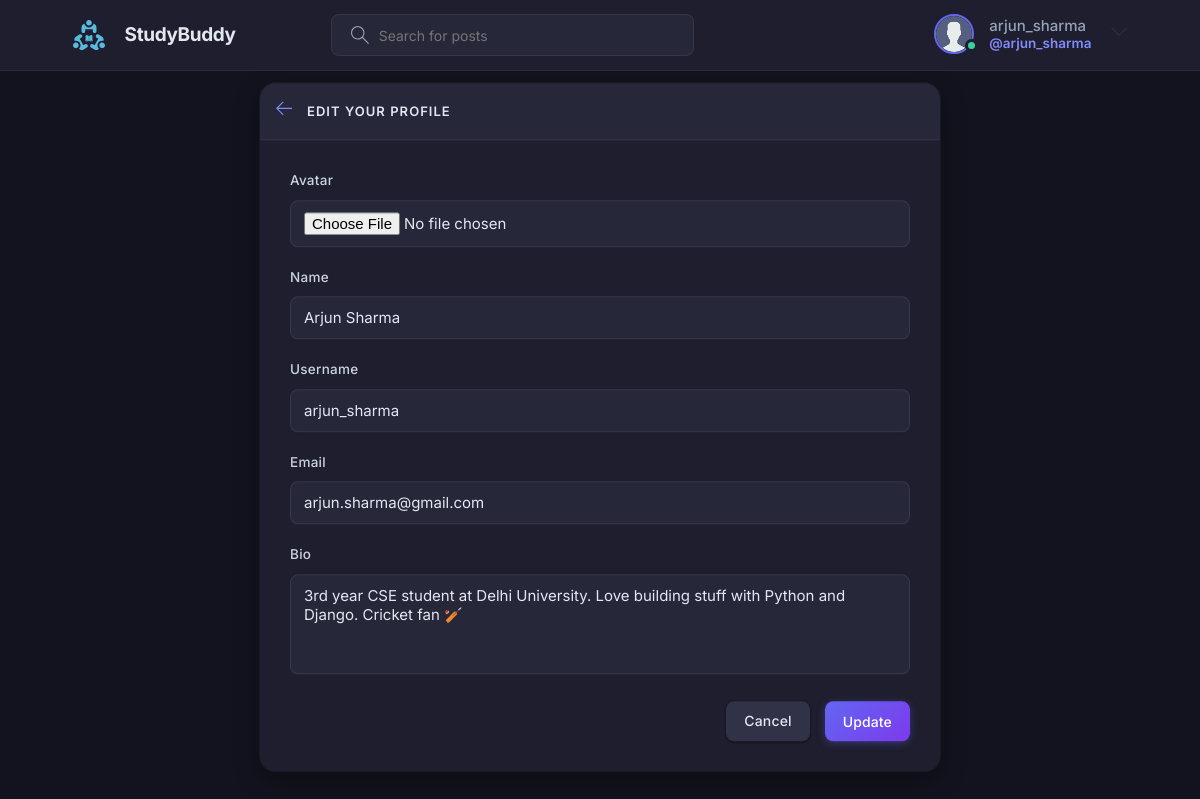
The page /update-user/ (signed in) on the database its author committed.
### base/models.py (models this page shows)
class User(AbstractUser):
    name = models.CharField(max_length=200, null=True)
    email = models.EmailField(unique=True, null=True)
    bio = models.TextField(null=True)
    avatar = models.ImageField(null=True, default="avatar.svg")
    USERNAME_FIELD = 'email'
    REQUIRED_FIELDS = []

### base/views.py (the view)
# urls.py: path('update-user/', views.updateUser, name="update-user"),
@login_required(login_url='login')
def updateUser(request):
    user = request.user
    form = UserForm(instance=user)
    if request.method == 'POST':
        form = UserForm(request.POST, request.FILES, instance=user)
        if form.is_valid():
            form.save()
            return redirect('user-profile', pk=user.id)
    return render(request, 'base/update-user.html', {'form': form})

### base/forms.py
class UserForm(ModelForm):
    class Meta:
        model = User
        fields = ['avatar', 'name', 'username', 'email', 'bio']
        widgets = {
            'name': TextInput(attrs={'placeholder': 'Display name...'}),
            'username': TextInput(attrs={'placeholder': 'Username...'}),
            'email': EmailInput(attrs={'placeholder': 'Email address...'}),
            'bio': Textarea(attrs={'placeholder': 'Tell us about yourself...'}),
            'avatar': FileInput(),
        }
    def __init__(self, *args, **kwargs):
        super().__init__(*args, **kwargs)
        for field in self.fields.values():
            field.widget.attrs.update({'class': 'form__input'})

### base/templates/base/update-user.html (shortened to what this page needs)
{% extends 'main.html' %}
{% block content %}
<main class="update-account layout">
  <div class="container">
    <div class="layout__box">
      <div class="layout__boxHeader">
        <div class="layout__boxTitle">
          <a href="{% url 'home' %}">
            <svg version="1.1" xmlns="http://www.w3.org/2000/svg" width="32" height="32" viewBox="0 0 32 32">
              <title>arrow-left</title>
              <path
                d="M13.723 2.286l-13.723 13.714 13.719 13.714 1.616-1.611-10.96-10.96h27.625v-2.286h-27.625l10.965-10.965-1.616-1.607z">
              </path>
            </svg>
          </a>
          <h3>Edit your profile</h3>
        </div>
      </div>
      <div class="layout__body">
        <form class="form" action="" method="POST" enctype="multipart/form-data">
          {% for field in form %}
          <div class="form__group">
            <label for="profile_pic">{{field.label}}</label>
            {{field}}
          </div>
          {% endfor %}
          <div class="form__action">
            <a class="btn btn--dark" href="{% url 'home' %}">Cancel</a>
            <button class="btn btn--main" type="submit">Update</button>
          </div>
        </form>
      </div>
    </div>
  </div>
</main>
{% endblock content %}

### templates/navbar.html (shortened to what this page needs)
{% load static %}
<header class="header header--loggedIn">
    <div class="container">
        <a href="{% url 'home' %}" class="header__logo">
            <img src="{% static 'images/logo.svg' %}" />
            <h1>StudyBuddy</h1>
        </a>
        <form class="header__search" method="GET" action="{% url 'home' %}">
            <label>
                <input name="q" placeholder="Search for posts" />
            </label>
        </form>
        <nav class="header__menu">
            {% if request.user.is_authenticated %}
            <div class="header__user">
                <a href="{% url 'update-user' %}">
                    <div class="avatar avatar--medium active">
                        <img src="{{request.user.avatar.url}}" />
                    </div>
                    <p>{{request.user.username}} <span>@{{request.user.username}}</span></p>
                </a>
                <button class="dropdown-button">
                    <svg version="1.1" xmlns="http://www.w3.org/2000/svg" width="32" height="32" viewBox="0 0 32 32">
                        <title>chevron-down</title>
                        <path d="M16 21l-13-13h-3l16 16 16-16h-3l-13 13z"></path>
                    </svg>
                </button>
            </div>
            {% else %}
            <a href="{% url 'login' %}">
                <img src="{% static 'images/avatar.svg' %}" />
                <p>Login</p>
            </a>
            {% endif %}
        </nav>
    </div>
</header>

### rows shown on the page
User: user.avatar (placeholder picture), user.username "arjun_sharma", form "Arjun Sharma" "arjun_sharma" "arjun.sharma@gmail.com" "3rd year CSE student at Delhi University. Love building stuff with Python and Django. Cricket fan 🏏"

### other values the page prints
{{ field.label }} "Avatar" "Name" "Username" "Email" "Bio"
